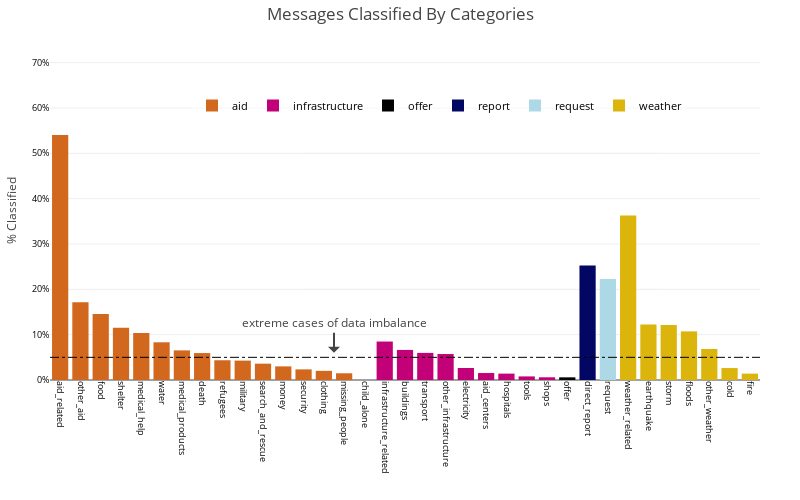

The cell this chart's notebook holds for it:
### Code cell
# Show distribution of different category
category_values = df_source.iloc[:,3:-8]
category_mean = category_values.mean().sort_values(ascending=False).reset_index()
category_mean.columns = ['category', 'mean_response']

# Create a mapping dictionary
mapping = {
    'request': ['request', 'related'],
    'offer': ['offer'],
    'aid': [
        'aid_related', 'medical_help', 'medical_products', 'search_and_rescue', 'security', 
        'military', 'child_alone', 'water', 'food', 'shelter', 'clothing', 'money', 
        'missing_people', 'refugees', 'death', 'other_aid'
    ],
    'infrastructure': [
        'infrastructure_related', 'transport', 'buildings', 'electricity', 'tools', 'hospitals',
        'shops', 'aid_centers', 'other_infrastructure'
    ],
    'weather': ['weather_related', 'floods', 'storm', 'fire', 'earthquake', 'cold', 'other_weather'],
    'report': ['direct_report']
}

# Create a reverse mapping dictionary
reverse_mapping = {value: key for key, values in mapping.items() for value in values}

# Map the first column (category) to major groups using reverse_mapping
category_mean['category_class'] = category_mean['category'].map(reverse_mapping)
category_mean = category_mean[category_mean['category'] != 'related']
category_mean.sort_values(by=['category_class', 'mean_response'], ascending=[True, False], inplace=True)

# '#FF796C', '#DDA0DD', '#AAA662', '#FFD700', '#C20078', '#929591', '#ADD8E6', '#D2B48C'

# Define a color map for the category classes

bar_color = {
    'request': '#ADD8E6',
    'offer': '#000000',
    'aid': '#D2681E',
    'infrastructure': '#C20078',
    'weather': '#DBB40C',
    'report': '#030764'
}

# Create a list to store graph data
graphs = []

# Iterate over each category class to create bars
for category_class, group in category_mean.groupby('category_class'):
    class_color = bar_color[category_class]

    # Append graph data in Flask-compatible format
    graphs.append({
        'data': [
            go.Bar(
                x=group['category'],
                y=group['mean_response'],
                name=category_class,
                marker=dict(color=class_color)
            )
        ],
        'layout': {
            'title': 'Messages Classified By Categories',
            'width': 800,
            'height': 500,
            'margin': dict(l=50, r=40, t=40, b=120),
            'yaxis': {
                'title': '% Classified',
                'range': [0, .75],
                'tickformat': '.0%',
                'titlefont': dict(size=12),
                'tickfont': dict(size=9, color='black')
            },
            'xaxis': {
                'tickangle': 90,
                'tickfont': dict(size=9, color='black')
            },
            'shapes': [
                {
                    'type': 'line',
                    'yref': 'y', 'y0': 0.05, 'y1': 0.05,
                    'xref': 'paper', 'x0': 0, 'x1': 1,
                    'line': {
                        'color': 'Black',
                        'width': 1,
                        'dash': 'dashdot'
                    }
                }
            ],
            'legend': {
                'orientation': 'h',
                'font': dict(size=11, color='Black'),
                'x': 0.2,
                'y': 0.85,
                'bgcolor': 'rgba(255, 255, 255, 0.5)',
                'borderwidth': 0
            },
            'annotations': [
                {
                    'xref': 'paper', 'x': 0.4,
                    'yref': 'y', 'y': 0.06,
                    'text': 'extreme cases of data imbalance',
                    'showarrow': True,
                    'arrowhead': 1,
                    'ax': 0,
                    'ay': -30
                }
            ]
        }
    })

fig = go.Figure(data=data, layout=layout)

iplot(fig)

### Figure 1 — Plotly figure (JSON) as saved in the notebook; plotly's stock layout.template omitted (floating-point values rounded to 4 significant figures)
{"data": [{"marker": {"color": "#D2681E"}, "name": "aid", "type": "bar", "x": ["aid_related", "other_aid", "food", "shelter", "medical_help", "water", "medical_products", "death", "refugees", "military", "search_and_rescue", "money", "security", "clothing", "missing_people", "child_alone"], "y": [0.5405, 0.1715, 0.1455, 0.1152, 0.1037, 0.08321, 0.06534, 0.05942, 0.04355, 0.0428, 0.03603, 0.03006, 0.02344, 0.02016, 0.01483, 0]}, {"marker": {"color": "#C20078"}, "name": "infrastructure", "type": "bar", "x": ["infrastructure_related", "buildings", "transport", "other_infrastructure", "electricity", "aid_centers", "hospitals", "tools", "shops"], "y": [0.08485, 0.06634, 0.05977, 0.05728, 0.02648, 0.01538, 0.01408, 0.007913, 0.005972]}, {"marker": {"color": "#000000"}, "name": "offer", "type": "bar", "x": ["offer"], "y": [0.005872]}, {"marker": {"color": "#030764"}, "name": "report", "type": "bar", "x": ["direct_report"], "y": [0.2526]}, {"marker": {"color": "#ADD8E6"}, "name": "request", "type": "bar", "x": ["request"], "y": [0.2227]}, {"marker": {"color": "#DBB40C"}, "name": "weather", "type": "bar", "x": ["weather_related", "earthquake", "storm", "floods", "other_weather", "cold", "fire"], "y": [0.3631, 0.1222, 0.1216, 0.1072, 0.06848, 0.02638, 0.01403]}], "layout": {"annotations": [{"arrowhead": 1, "ax": 0, "ay": -30, "showarrow": true, "text": "extreme cases of data imbalance", "x": 0.4, "xref": "paper", "y": 0.06, "yref": "y"}], "height": 500, "legend": {"bgcolor": "rgba(255, 255, 255, 0.5)", "borderwidth": 0, "font": {"color": "Black", "size": 11}, "orientation": "h", "x": 0.2, "y": 0.85}, "margin": {"b": 120, "l": 50, "r": 40, "t": 40}, "shapes": [{"line": {"color": "Black", "dash": "dashdot", "width": 1}, "type": "line", "x0": 0, "x1": 1, "xref": "paper", "y0": 0.05, "y1": 0.05, "yref": "y"}], "title": "Messages Classified By Categories", "width": 800, "xaxis": {"tickangle": 90, "tickfont": {"color": "black", "size": 9}}, "yaxis": {"range": [0, 0.75], "tickfont": {"color": "black", "size": 9}, "tickformat": ".0%", "title": "% Classified", "titlefont": {"size": 12}}}}
